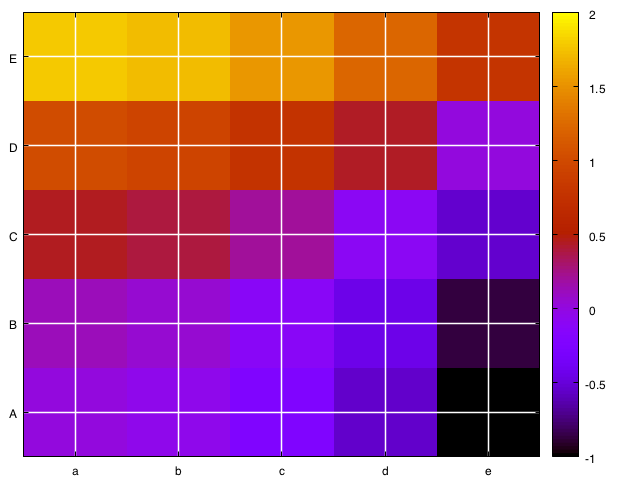

The gnuplot source for this figure:
set term pngcairo
set output '3d.heatmap.grid.ng.png'

$data << EOD
X a b c d e
A 0.0 -0.06 -0.25 -0.56 -1.0
B 0.11 0.04 -0.13 -0.45 -0.88
C 0.44 0.38 0.19 -0.11 -0.55
D 1.0 0.93 0.75 0.43 0.0
E 1.77 1.71 1.52 1.21 0.77
EOD

set grid front lw 1.5 lt -1 lc rgb 'white'
plot $data matrix rowheaders columnheaders w image not
